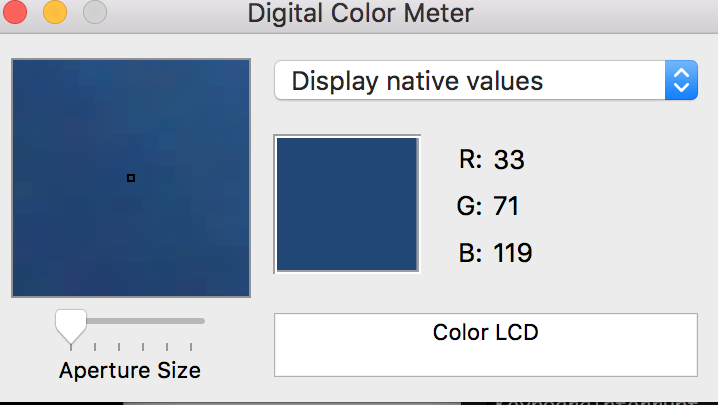
#> input picture robot/vision/blue_darker.png, 718 x 405 px, given in place of the camera
$ python hellocamera.py
#> lines starting #> are read from the running program, lines starting #| are printed output that depends on the picture; after the words box and inside, x2 and y2 are one past the last pixel; in counts of white or black regions, pixels touching at a corner belong together
# import the necessary packages
import numpy as np
import argparse
import cv2
import time

boundaries = [
    ([0  , 0  , 75 ], [100, 100, 255]),              # red
    ([0  , 75 , 0  ], [120, 255, 120]),              # green
    ([75 , 0  , 0  ], [255, 255, 50 ]),              # blue
]

cap = cv2.VideoCapture(0)
cv2.namedWindow("images", flags = cv2.WINDOW_NORMAL)
cv2.resizeWindow("images", 400, 1000)

output = [None for x in boundaries]

while(True):
    ret, image = cap.read()
#> image is the input picture: shape (405, 718, 3); mean B, G, R 200.2, 187.9, 178.7

    image = cv2.resize(image, (0, 0), fx=0.6, fy=0.6)
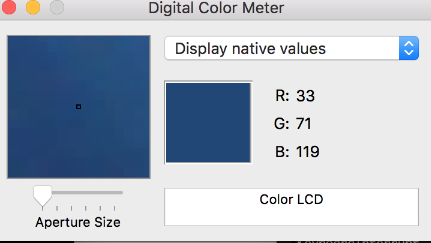
#> image: shape (243, 431, 3); mean B, G, R 200.1, 187.9, 178.7
    for i, (lower, upper) in enumerate(boundaries):
        lower = np.array(lower, dtype = "uint8")
        upper = np.array(upper, dtype = "uint8")

        mask = cv2.inRange(image, lower, upper)
        output[i] = cv2.bitwise_and(image, image, mask = mask)
#> this loop made 3 passes
#> pass 1, `mask = cv2.inRange(image, lower, upper)`:
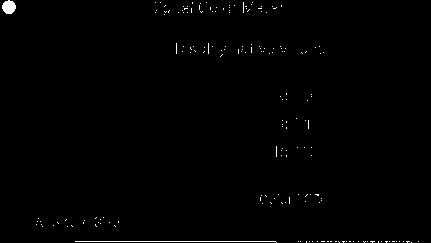
#> mask: shape (243, 431); 0.66% white in thin lines or dots
#> pass 2, `mask = cv2.inRange(image, lower, upper)`:
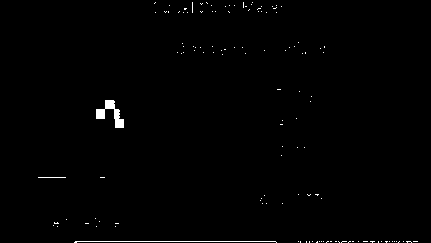
#> mask: shape (243, 431); 0.75% white; 128 white regions (125 under 20 px), largest, box (x1, y1, x2, y2) and area: (96, 100, 124, 128) 315, (74, 241, 277, 243) 205, (38, 177, 66, 178) 28
#> pass 3, `mask = cv2.inRange(image, lower, upper)`:
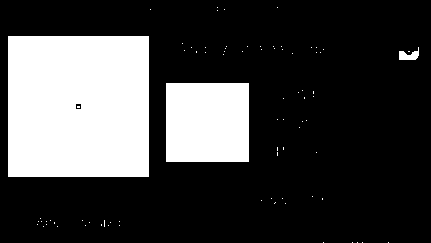
#> mask: shape (243, 431); 25.5% white; 80 white regions (77 under 20 px), largest, box (x1, y1, x2, y2) and area: (8, 36, 149, 177) 19856, (166, 83, 249, 162) 6557, (399, 47, 419, 60) 150
#> after the loop, output = 3 items

    images = [image] + output
#> images = 4 items
    cv2.imshow("images", np.vstack(images))
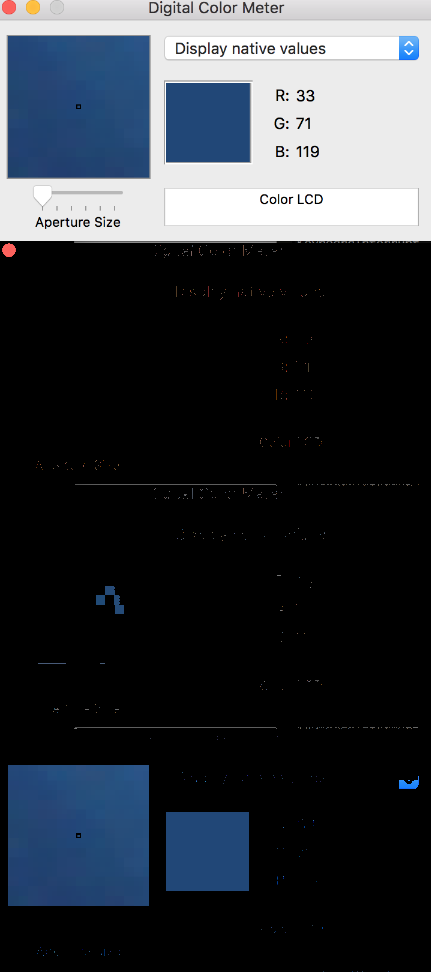
#> window 'images': shape (972, 431, 3); mean B, G, R 57.9, 51.8, 47.2
    if cv2.waitKey(1) & 0xFF == ord('q'):
#> (key q is pressed here)
        break

cap.release()
cv2.destroyAllWindows()
